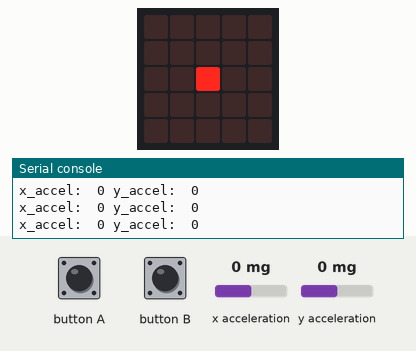
Recording of a program running on a simulated BBC micro:bit running MicroPython. Parts: the board's 5×5 LED display, the last lines printed to the serial console. Inputs (shaded band) come from the test bench; at power-on: x acceleration 0 mg, y acceleration 0 mg.

Above: at 1.2 s.
1.3 s: x acceleration set to -1440 mg
At 3.6 s:
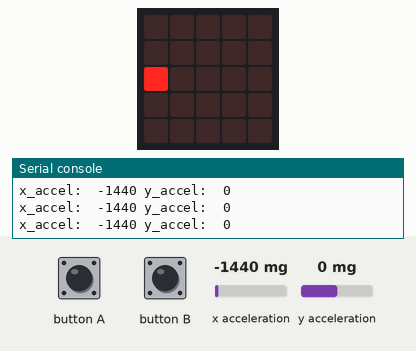
4.0 s: y acceleration set to -1440 mg
At 4.7 s:
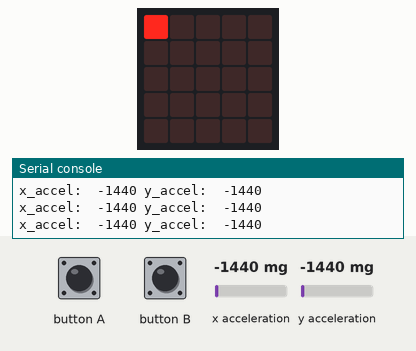
5.5 s: x acceleration set to -317 mg
7.0 s: x acceleration set to -286 mg
At 7.9 s:
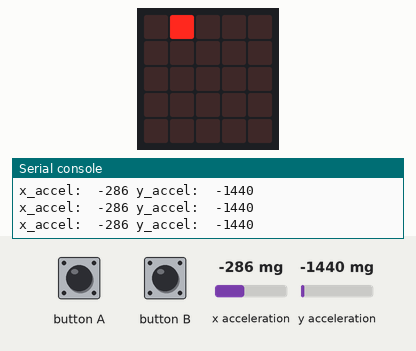
8.5 s: y acceleration set to -323 mg
10.0 s: y acceleration set to -279 mg
At 10.8 s:
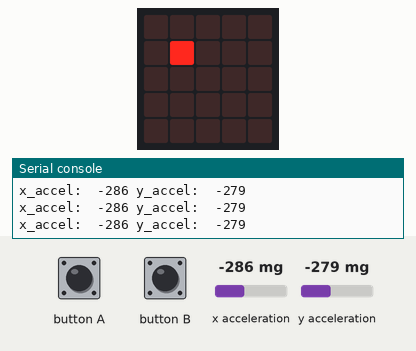
Timing chart, 0 to 12.5 s (numbered marks = the images above; inputs shaded):
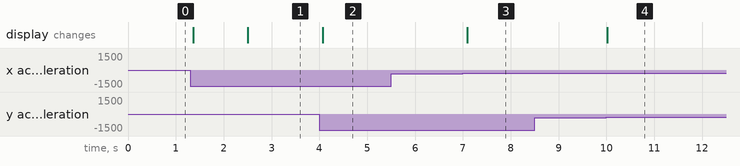

The program:

4_ex_3_integers_transmitter.py
```python
# 4_ex_3_integers_transmitter.py


# Required packages
from microbit import *
import radio
radio.config(group=23)
# The radio won't work unless it's switched on.
radio.on()


# Functions
def adaptLEDmatrixToAccel(x_accel, y_accel):

    # clearing the LED matrix
    display.clear()

    # mapping the values of the acceleration to the values of the
    # pixels of the LED matrix
    x_pos = map_value_accel_to_LED(x_accel)
    y_pos = map_value_accel_to_LED(y_accel)

    # upper and lower bounding the values for x_pos and y_pos
    if x_pos > 2:
        x_pos = 2
    if x_pos < -2:
        x_pos = -2
    if y_pos > 2:
        y_pos = 2
    if y_pos < -2:
        y_pos = -2

    # displaying the current location of the bright point on the LED matrix
    display.set_pixel(x_init + x_pos, y_init + y_pos, 9)

def map_value_accel_to_LED(value_to_rescale):
    # LEDs values
    res_max = 2
    res_min = -2
    # accelerometer values
    n_max = 300
    n_min = -300
    mapped_value = int(value_to_rescale*(res_max - res_min)/(n_max - n_min))
    return mapped_value


# Initializations
x_init = 2
y_init = 2
display.set_pixel(x_init, y_init, 9)
sending_both_accel = False


# Event loop
while True:
    x_accel = accelerometer.get_x() # float
    y_accel = accelerometer.get_y() # float
    print('x_accel: ', x_accel, 'y_accel: ', y_accel)
    # ls /dev/cu.*
    # screen /dev/cu.usbmodem... 115200    (screen /dev/cu.usbmodem14102 115200)


    adaptLEDmatrixToAccel(x_accel, y_accel)

    # single time sending a single accel. value
    if button_a.was_pressed():
        radio.send(str(x_accel)) # sending a string
                                 # (the float has been encoded into a string)

    # sending two accel. values
    # toggling the boolean "sending_both_accel"
    if button_b.was_pressed():
        sending_both_accel = not sending_both_accel
    if sending_both_accel:
        # Sending commands to the receiver micro:bit
        # Encoding the x_accel and the y_accel in a single string with a ";" as
        # separation in between
        radio.send(str(x_accel) + ';' + str(y_accel))

    sleep(100)
```

Measured:
- the behaviour switches between -300 and -299 mg on x acceleration (found by bisection; images 2 and 3)
- the behaviour switches between -300 and -299 mg on y acceleration (found by bisection; images 3 and 4)
- after the input at 1.3 s, the display: changes after 0.06 s (image 1)
- after the input at 4.0 s, the display: changes after 0.07 s (image 2)
- after the input at 7.0 s, the display: changes after 0.10 s (image 3)
- after the input at 10.0 s, the display: changes at once (image 4)
